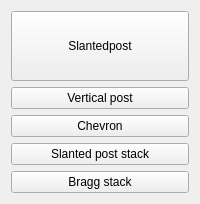
                  <widget class="QWidget" name="page_dos">
                   <layout class="QVBoxLayout" name="verticalLayout_11">
                    <item>
                     <widget class="QPushButton" name="bt_rutina1">
                      <property name="minimumSize">
                       <size>
                        <width>0</width>
                        <height>70</height>
                       </size>
                      </property>
                      <property name="text">
                       <string>Slantedpost</string>
                      </property>
                     </widget>
                    </item>
                    <item>
                     <widget class="QPushButton" name="bt_rutina2">
                      <property name="text">
                       <string>Vertical post</string>
                      </property>
                     </widget>
                    </item>
                    <item>
                     <widget class="QPushButton" name="bt_rutina3">
                      <property name="text">
                       <string>Chevron</string>
                      </property>
                     </widget>
                    </item>
                    <item>
                     <widget class="QPushButton" name="bt_rutina4">
                      <property name="text">
                       <string>Slanted post stack</string>
                      </property>
                     </widget>
                    </item>
                    <item>
                     <widget class="QPushButton" name="bt_rutina5">
                      <property name="text">
                       <string>Bragg stack</string>
                      </property>
                     </widget>
                    </item>
                   </layout>
                  </widget>
